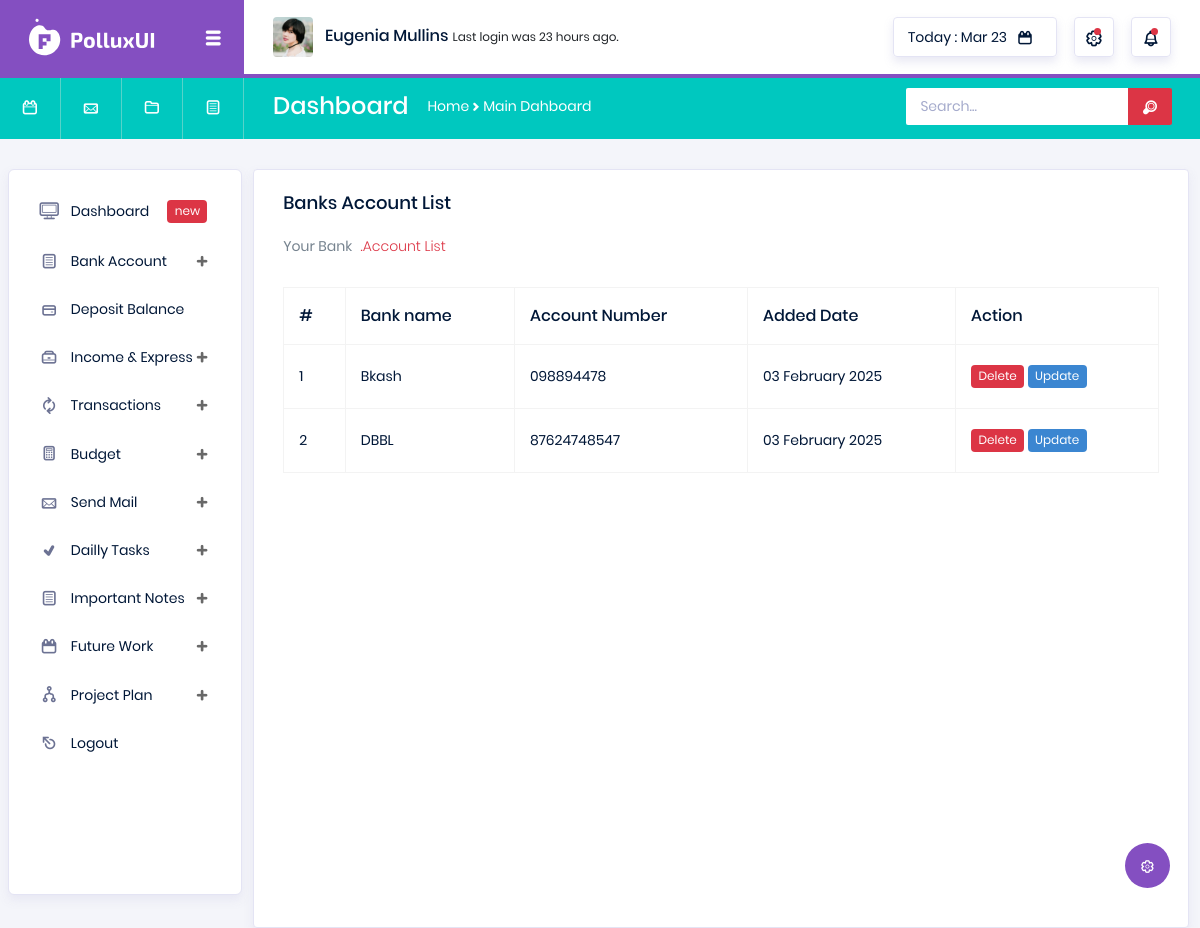
The page /view-bank-accounts/ (signed in) on the database as committed earlier.
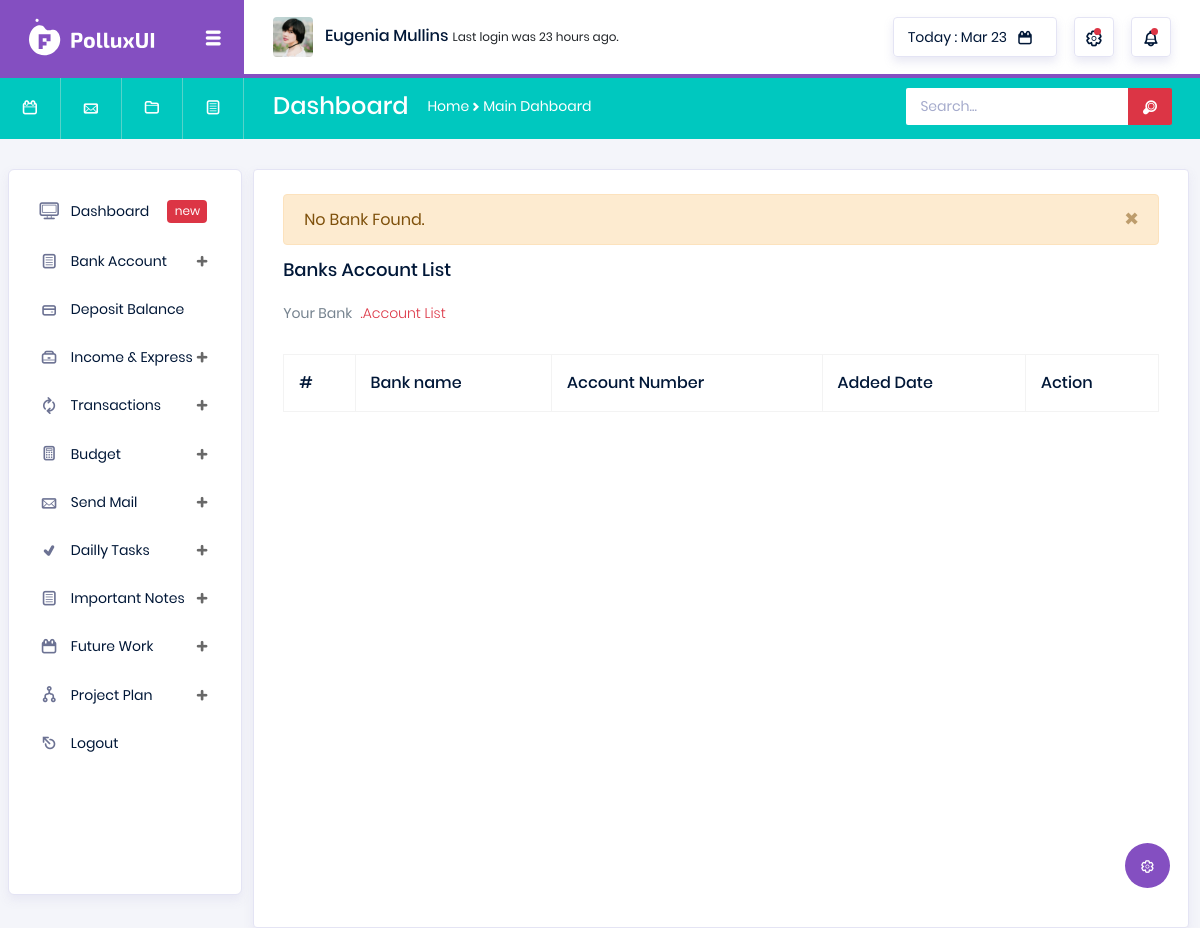
The same page on the database as committed later.
### transactions/models.py (models this page shows, shortened)
class Bank(models.Model):
    user = models.ForeignKey(User, on_delete=models.CASCADE)
    bank_name = models.CharField(max_length=120)
    account_number = models.CharField(max_length=160)
    date = models.DateTimeField(auto_now_add=True)

### transactions/views.py (the view)
# urls.py: path('view-bank-accounts/', views.View_Banks, name='view_bank'),
@login_required
def View_Banks(request):
    user = request.user
    banks = Bank.objects.filter(user=user)
    if not banks.exists():
        messages.warning(request, 'No Bank Found.')
    context = {
        'banks':banks
    }
    return render(request, 'transaction/view-banks.html', context)

### templates/transaction/view-banks.html (shortened to what this page needs)
{% extends 'base.html' %}
{% load static %}
{% block body %}
<div class="col-lg-12 grid-margin stretch-card">
    <div class="card">
      <div class="card-body">
        {% include "shared/messages.html" %}
        <h4 class="card-title">Banks Account List</h4>
        <p class="card-description">
          Your Bank <code>.Account List</code>
        </p>
        <div class="table-responsive pt-3">
          <table class="table table-bordered">
            <thead>
              <tr>
                <th>
                  #
                </th>
                <th>
                  Bank name
                </th>
                <th>
                  Account Number
                </th>
                <th>
                  Added Date
                </th>
                <th>
                  Action
                </th>
              </tr>
            </thead>
            <tbody>
            {% for bank in banks %}
              <tr>
                <td>
                  {{forloop.counter}}
                </td>
                <td>
                  {{bank.bank_name}}
                </td>
                <td>
                    {{bank.account_number}}
                </td>
                <td>
                    {{bank.date|date:"d F Y"}}
                </td>
                <td>
                  <label class="badge badge-danger" id="hello" onclick="updateUrl({{bank.id}})" data-toggle="modal" data-target="#exampleModal">Delete</label>
                  <a href="{% url 'transaction:update_bank' bank.id %}" class="badge badge-info">Update</a>
                </td>
              </tr>
            {% endfor %}
            </tbody>
          </table>
        </div>
      </div>
    </div>
  </div>
{% endblock %}

Rows that differ between the two databases and show on the page:
removed Bank: bank_name "Bkash", account_number "098894478", date "03 February 2025"
removed Bank: bank_name "DBBL", account_number "87624748547", date "03 February 2025"
Other text that changed with them:
new list line: "No Bank Found. ×"
